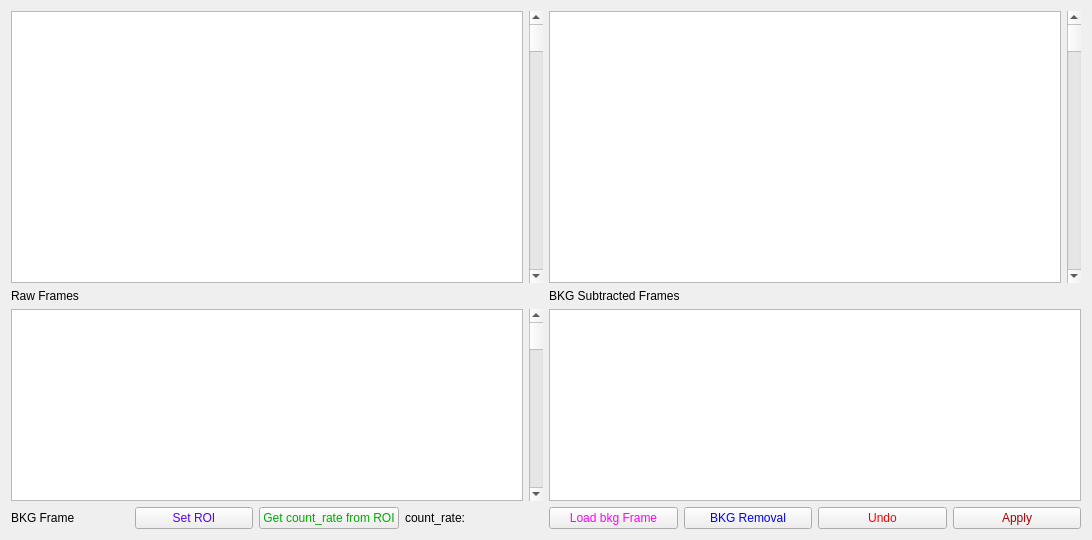
<?xml version="1.0" encoding="UTF-8"?>
<ui version="4.0">
 <class>bkgWindow</class>
 <widget class="QWidget" name="bkgWindow">
  <property name="geometry">
   <rect>
    <x>0</x>
    <y>0</y>
    <width>1092</width>
    <height>540</height>
   </rect>
  </property>
  <property name="windowTitle">
   <string>bkg Viewer</string>
  </property>
  <layout class="QGridLayout" name="gridLayout_4">
   <item row="0" column="0">
    <layout class="QGridLayout" name="gridLayout_3">
     <item row="0" column="0">
      <widget class="ImageView" name="rawMaps"/>
     </item>
     <item row="0" column="1">
      <widget class="QScrollBar" name="rawSlider">
       <property name="sizePolicy">
        <sizepolicy hsizetype="Fixed" vsizetype="Preferred">
         <horstretch>0</horstretch>
         <verstretch>0</verstretch>
        </sizepolicy>
       </property>
       <property name="orientation">
        <enum>Qt::Vertical</enum>
       </property>
      </widget>
     </item>
     <item row="1" column="0">
      <widget class="QLabel" name="label">
       <property name="text">
        <string>Raw Frames</string>
       </property>
      </widget>
     </item>
    </layout>
   </item>
   <item row="0" column="1">
    <layout class="QGridLayout" name="gridLayout_5">
     <item row="0" column="0">
      <widget class="ImageView" name="bkgSubtractMaps"/>
     </item>
     <item row="0" column="1">
      <widget class="QScrollBar" name="bkgSubtractSlider">
       <property name="sizePolicy">
        <sizepolicy hsizetype="Fixed" vsizetype="Preferred">
         <horstretch>0</horstretch>
         <verstretch>0</verstretch>
        </sizepolicy>
       </property>
       <property name="orientation">
        <enum>Qt::Vertical</enum>
       </property>
      </widget>
     </item>
     <item row="1" column="0">
      <widget class="QLabel" name="label_4">
       <property name="text">
        <string>BKG Subtracted Frames</string>
       </property>
      </widget>
     </item>
    </layout>
   </item>
   <item row="1" column="0">
    <layout class="QGridLayout" name="gridLayout">
     <item row="0" column="0" colspan="4">
      <widget class="ImageView" name="bkgMaps">
       <property name="sizePolicy">
        <sizepolicy hsizetype="Expanding" vsizetype="Preferred">
         <horstretch>0</horstretch>
         <verstretch>0</verstretch>
        </sizepolicy>
       </property>
      </widget>
     </item>
     <item row="0" column="4">
      <widget class="QScrollBar" name="bkgSlider">
       <property name="sizePolicy">
        <sizepolicy hsizetype="Fixed" vsizetype="Preferred">
         <horstretch>0</horstretch>
         <verstretch>0</verstretch>
        </sizepolicy>
       </property>
       <property name="orientation">
        <enum>Qt::Vertical</enum>
       </property>
      </widget>
     </item>
     <item row="1" column="0">
      <widget class="QLabel" name="label_3">
       <property name="text">
        <string>BKG Frame</string>
       </property>
      </widget>
     </item>
     <item row="1" column="1">
      <widget class="QPushButton" name="setROIButton">
       <property name="palette">
        <palette>
         <active>
          <colorrole role="ButtonText">
           <brush brushstyle="SolidPattern">
            <color alpha="255">
             <red>85</red>
             <green>0</green>
             <blue>255</blue>
            </color>
           </brush>
          </colorrole>
         </active>
         <inactive>
          <colorrole role="ButtonText">
           <brush brushstyle="SolidPattern">
            <color alpha="255">
             <red>85</red>
             <green>0</green>
             <blue>255</blue>
            </color>
           </brush>
          </colorrole>
         </inactive>
         <disabled>
          <colorrole role="ButtonText">
           <brush brushstyle="SolidPattern">
            <color alpha="255">
             <red>120</red>
             <green>120</green>
             <blue>120</blue>
            </color>
           </brush>
          </colorrole>
         </disabled>
        </palette>
       </property>
       <property name="text">
        <string>Set ROI</string>
       </property>
      </widget>
     </item>
     <item row="1" column="2">
      <widget class="QPushButton" name="getbkgFromROIButton">
       <property name="palette">
        <palette>
         <active>
          <colorrole role="ButtonText">
           <brush brushstyle="SolidPattern">
            <color alpha="255">
             <red>0</red>
             <green>170</green>
             <blue>0</blue>
            </color>
           </brush>
          </colorrole>
         </active>
         <inactive>
          <colorrole role="ButtonText">
           <brush brushstyle="SolidPattern">
            <color alpha="255">
             <red>0</red>
             <green>170</green>
             <blue>0</blue>
            </color>
           </brush>
          </colorrole>
         </inactive>
         <disabled>
          <colorrole role="ButtonText">
           <brush brushstyle="SolidPattern">
            <color alpha="255">
             <red>120</red>
             <green>120</green>
             <blue>120</blue>
            </color>
           </brush>
          </colorrole>
         </disabled>
        </palette>
       </property>
       <property name="text">
        <string>Get count_rate from ROI</string>
       </property>
      </widget>
     </item>
     <item row="1" column="3">
      <widget class="QLabel" name="countRate">
       <property name="text">
        <string>count_rate:</string>
       </property>
      </widget>
     </item>
    </layout>
   </item>
   <item row="1" column="1">
    <layout class="QGridLayout" name="gridLayout_2">
     <item row="0" column="0" colspan="4">
      <widget class="PlotWidget" name="bkgSpectra">
       <property name="sizePolicy">
        <sizepolicy hsizetype="Expanding" vsizetype="Preferred">
         <horstretch>0</horstretch>
         <verstretch>0</verstretch>
        </sizepolicy>
       </property>
      </widget>
     </item>
     <item row="1" column="0">
      <widget class="QPushButton" name="LoadBKGFrameButton">
       <property name="palette">
        <palette>
         <active>
          <colorrole role="ButtonText">
           <brush brushstyle="SolidPattern">
            <color alpha="255">
             <red>255</red>
             <green>0</green>
             <blue>255</blue>
            </color>
           </brush>
          </colorrole>
         </active>
         <inactive>
          <colorrole role="ButtonText">
           <brush brushstyle="SolidPattern">
            <color alpha="255">
             <red>255</red>
             <green>0</green>
             <blue>255</blue>
            </color>
           </brush>
          </colorrole>
         </inactive>
         <disabled>
          <colorrole role="ButtonText">
           <brush brushstyle="SolidPattern">
            <color alpha="255">
             <red>120</red>
             <green>120</green>
             <blue>120</blue>
            </color>
           </brush>
          </colorrole>
         </disabled>
        </palette>
       </property>
       <property name="text">
        <string>Load bkg Frame</string>
       </property>
      </widget>
     </item>
     <item row="1" column="1">
      <widget class="QPushButton" name="bkgRemovalButton">
       <property name="palette">
        <palette>
         <active>
          <colorrole role="ButtonText">
           <brush brushstyle="SolidPattern">
            <color alpha="255">
             <red>0</red>
             <green>0</green>
             <blue>255</blue>
            </color>
           </brush>
          </colorrole>
         </active>
         <inactive>
          <colorrole role="ButtonText">
           <brush brushstyle="SolidPattern">
            <color alpha="255">
             <red>0</red>
             <green>0</green>
             <blue>255</blue>
            </color>
           </brush>
          </colorrole>
         </inactive>
         <disabled>
          <colorrole role="ButtonText">
           <brush brushstyle="SolidPattern">
            <color alpha="255">
             <red>120</red>
             <green>120</green>
             <blue>120</blue>
            </color>
           </brush>
          </colorrole>
         </disabled>
        </palette>
       </property>
       <property name="text">
        <string>BKG Removal</string>
       </property>
      </widget>
     </item>
     <item row="1" column="2">
      <widget class="QPushButton" name="bkgUndoButton">
       <property name="palette">
        <palette>
         <active>
          <colorrole role="ButtonText">
           <brush brushstyle="SolidPattern">
            <color alpha="255">
             <red>255</red>
             <green>0</green>
             <blue>0</blue>
            </color>
           </brush>
          </colorrole>
         </active>
         <inactive>
          <colorrole role="ButtonText">
           <brush brushstyle="SolidPattern">
            <color alpha="255">
             <red>255</red>
             <green>0</green>
             <blue>0</blue>
            </color>
           </brush>
          </colorrole>
         </inactive>
         <disabled>
          <colorrole role="ButtonText">
           <brush brushstyle="SolidPattern">
            <color alpha="255">
             <red>120</red>
             <green>120</green>
             <blue>120</blue>
            </color>
           </brush>
          </colorrole>
         </disabled>
        </palette>
       </property>
       <property name="text">
        <string>Undo</string>
       </property>
      </widget>
     </item>
     <item row="1" column="3">
      <widget class="QPushButton" name="bkgApplyButton">
       <property name="palette">
        <palette>
         <active>
          <colorrole role="ButtonText">
           <brush brushstyle="SolidPattern">
            <color alpha="255">
             <red>170</red>
             <green>0</green>
             <blue>0</blue>
            </color>
           </brush>
          </colorrole>
         </active>
         <inactive>
          <colorrole role="ButtonText">
           <brush brushstyle="SolidPattern">
            <color alpha="255">
             <red>170</red>
             <green>0</green>
             <blue>0</blue>
            </color>
           </brush>
          </colorrole>
         </inactive>
         <disabled>
          <colorrole role="ButtonText">
           <brush brushstyle="SolidPattern">
            <color alpha="255">
             <red>120</red>
             <green>120</green>
             <blue>120</blue>
            </color>
           </brush>
          </colorrole>
         </disabled>
        </palette>
       </property>
       <property name="text">
        <string>Apply</string>
       </property>
      </widget>
     </item>
    </layout>
   </item>
  </layout>
 </widget>
 <customwidgets>
  <customwidget>
   <class>ImageView</class>
   <extends>QGraphicsView</extends>
   <header location="global">pyqtgraph</header>
  </customwidget>
  <customwidget>
   <class>PlotWidget</class>
   <extends>QGraphicsView</extends>
   <header>pyqtgraph</header>
   <slots>
    <slot>clicked()</slot>
   </slots>
  </customwidget>
 </customwidgets>
 <resources/>
 <connections/>
</ui>
